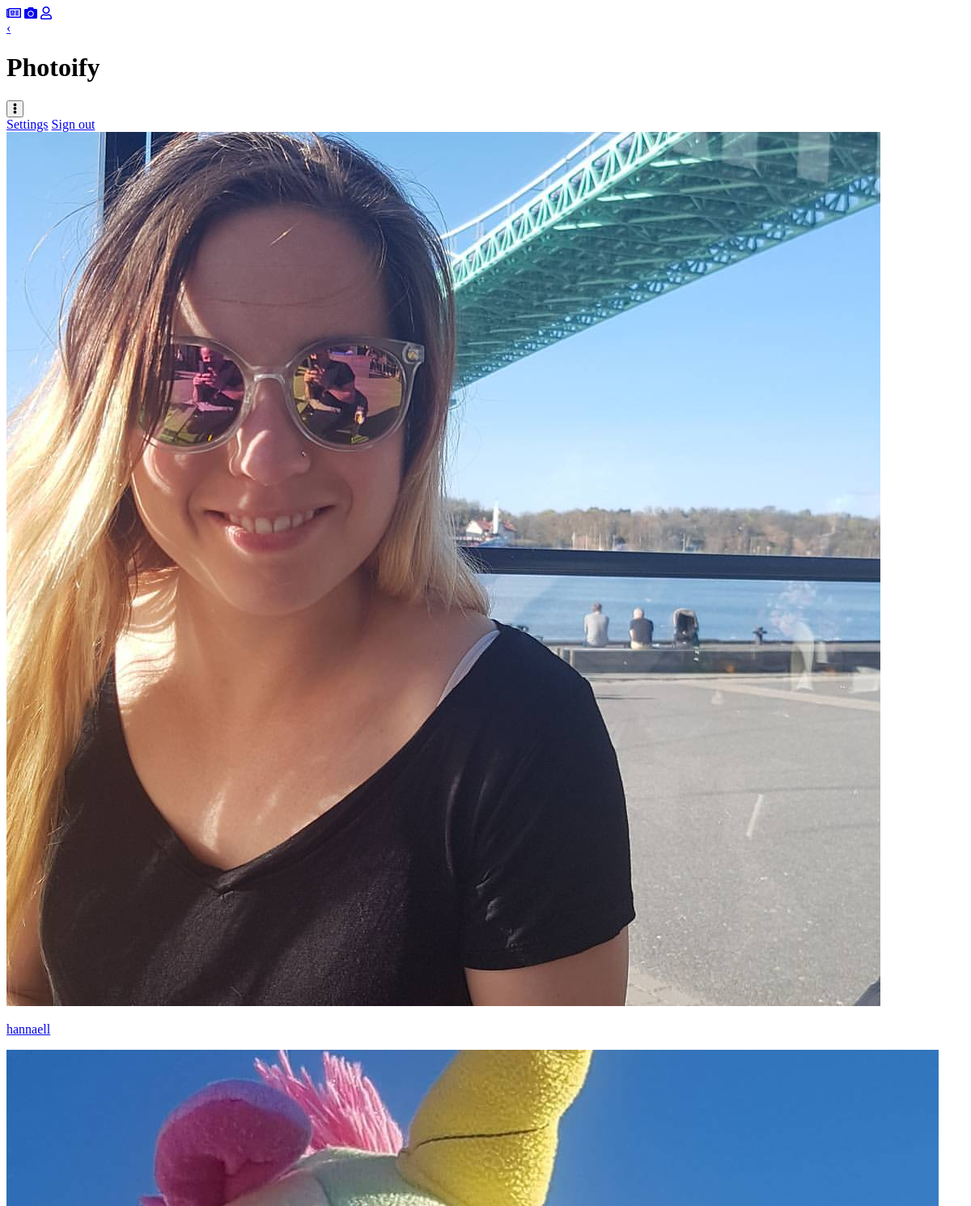
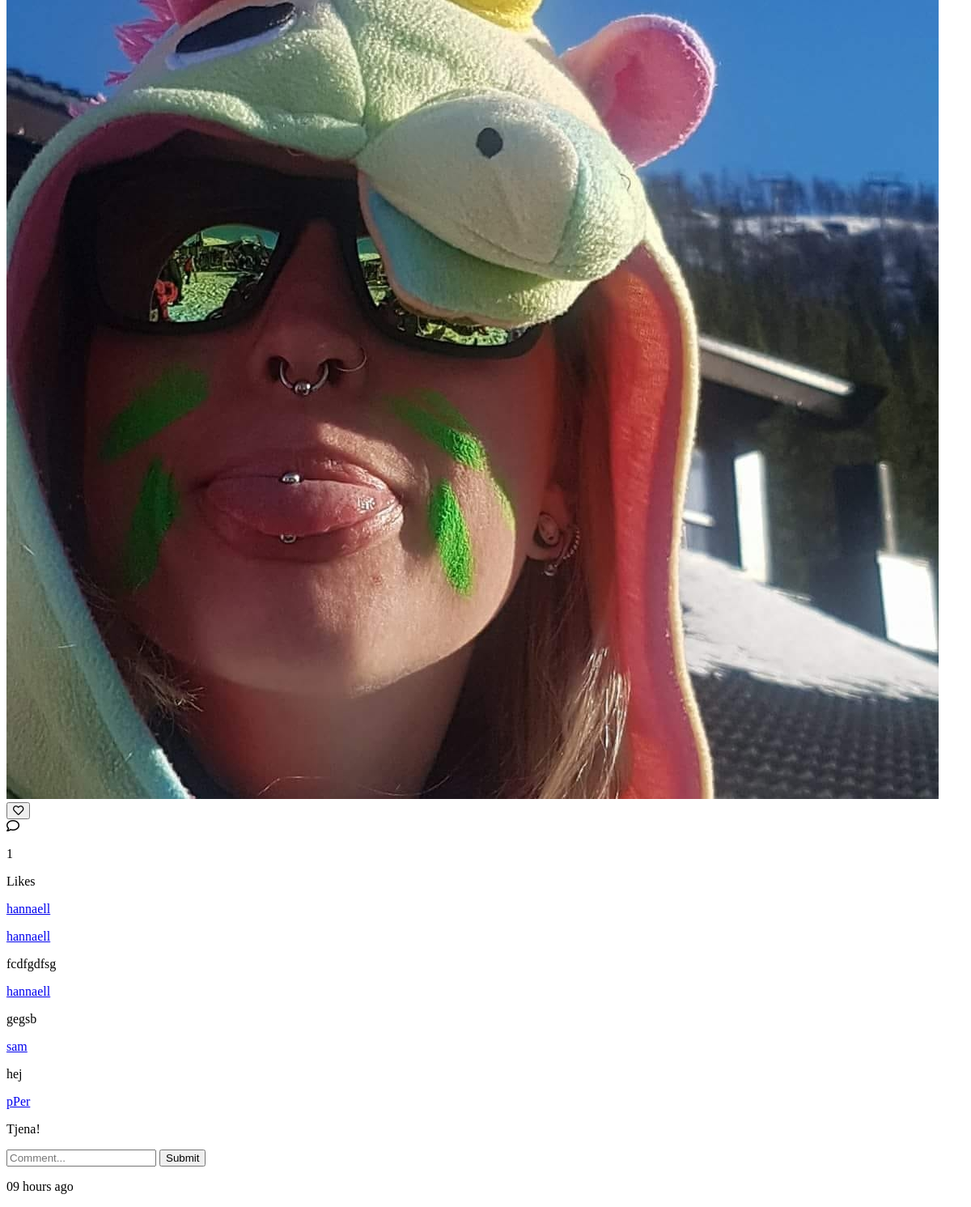
The app's page /comments.php?post_id=10 (signed in) with its own data (2 pictures, top to bottom).
### tables this page shows
CREATE TABLE "posts" (
	`id`	INTEGER NOT NULL PRIMARY KEY AUTOINCREMENT UNIQUE,
	`user_id`	INTEGER NOT NULL,
	`content`	BLOB NOT NULL,
	`description`	TEXT NOT NULL,
	`created_at`	TEXT NOT NULL,
	`updated_at`	TEXT
);

CREATE TABLE "users" (
	`id`	INTEGER NOT NULL PRIMARY KEY AUTOINCREMENT UNIQUE,
	`first_name`	TEXT NOT NULL,
	`last_name`	TEXT NOT NULL,
	`email`	TEXT NOT NULL,
	`password`	TEXT NOT NULL,
	`created_at`	TEXT NOT NULL,
	`updated_at`	TEXT,
	`username`	TEXT NOT NULL,
	`profile_picture`	BLOB,
	`biography`	TEXT
);

CREATE TABLE `comments` (
	`id`	INTEGER NOT NULL PRIMARY KEY AUTOINCREMENT UNIQUE,
	`post_id`	INTEGER,
	`user_id`	INTEGER,
	`content`	TEXT,
	`created_at`	TEXT
);

### app/functions.php (called while the page is built, shortened)
<?php
function countLikes(int $postId, object $pdo): array {
    $statement = $pdo->prepare(
        'SELECT COUNT(*) as likes FROM likes WHERE post_id = :post_id'
    );
    $statement->bindParam(':post_id', $postId, PDO::PARAM_INT);
    $statement->execute();
    return $statement->fetchAll(PDO::FETCH_ASSOC);
}
function getTime(int $time): string{
  if ($time < (60*60))
  {
    return date('i', $time)." minutes ago";
  }
  elseif ($time > 60*60 && $time < 60*60*24)
  {
    return date('H', $time)." hours ago";
  }
  elseif ($time > 60*60*24 && $time < 60*60*24*7)
  {
    return date('d', $time)." days ago";
  }
  else
  {
    return date('d', $time)." days ago";
  }
}

### comments.php (the view, shortened to what this page needs)
<?php
require __DIR__.'/views/header.php';
?>
<?php if (isset($_SESSION['logedin'])): ?>
    <?php
    $id = (int)$_SESSION['logedin']['id'];
    $postId = filter_var($_GET['post_id'], FILTER_SANITIZE_STRING);;
    $statement = $pdo->prepare(
        'SELECT p.id as post_id, p.content, p.description, p.created_at, p.updated_at,
        u.username, u.id as user_id, u.profile_picture
        FROM posts p INNER JOIN users u WHERE u.id = p.user_id AND p.id = :post_id'
    );
    $statement->bindParam(':post_id', $postId, PDO::PARAM_INT);
    $statement->execute();
    $user = $statement->fetch(PDO::FETCH_ASSOC);
    $statement = $pdo->prepare(
        'SELECT content, description, created_at, updated_at, user_id
        FROM posts WHERE id = :id'
    );
    $statement->bindParam(':id', $postId, PDO::PARAM_STR);
    $statement->execute();
    $postImg = $statement->fetch(PDO::FETCH_ASSOC);
    $statement = $pdo->prepare(
        'SELECT c.id as comment_id, c.content, c.created_at, u.username, u.profile_picture, u.id as user_id
        FROM comments c INNER JOIN users u WHERE u.id = c.user_id AND c.post_id = :post_id'
    );
    $statement->bindParam(':post_id', $postId, PDO::PARAM_INT);
    $statement->execute();
    $comments = $statement->fetchAll(PDO::FETCH_ASSOC);
    $statement = $pdo->prepare(
        'SELECT * FROM likes WHERE user_id = :user_id AND post_id = :post_id;'
    );
    $statement->bindParam(':user_id', $id, PDO::PARAM_INT);
    $statement->bindParam(':post_id', $postId, PDO::PARAM_INT);
    $statement->execute();
    $liked = $statement->fetch(PDO::FETCH_ASSOC);
    $countLikes = countLikes($postId, $pdo);
    $ago = getTime(time()-strtotime($user['created_at']));
    ?>
    <div class="post" data-id="<?php echo $postId; ?>">
        <div class="postComments">
            <div class="card">
                <div class="account">
                    <img class="profilePictureFeed" src="/app/images/<?php echo $user['profile_picture']; ?>" alt="Profile Picture">
                    <a class="" href="/profileuser.php?user_id=<?= $posts['user_id']?>">
                    <p class="userFeed"><?php echo $user['username']; ?></p></a>
                </div>
                <div class="uploadedPicture">
                    <img class="photoFeed" src="/app/images/<?php echo $postImg['content']; ?>" alt="Image">
                </div>
                <div class="container">
                    <div class="likeButton">
                        <form method="post" class="likeFormFeed" >
                            <button class="hart" type="submit">
                                <?php if($liked): ?>
                                    <span class="redHart">
                                        <i class="fas fa-heart" aria-hidden="true"></i>
                                    </span>
                                <?php else: ?>
                                    <span class="hartIconFeed">
                                        <i class="far fa-heart" aria-hidden="true"></i>
                                    </span>
                                <?php endif; ?>
                            </button>
                        </form>
                        <div class="">
                            <span class="commentIcon">
                                <i class="far fa-comment"></i>
                            </span>
                        </div>
                    </div>
                    <div class="likesComments">
                        <?php foreach ($countLikes as $countLike): ?>
                            <p class="likeCounterFeed"><?php echo $countLike['likes']; ?></p>
                            <p class="likesFeed">Likes</p>
                        <?php endforeach; ?>
                    </div>
                    <div class="description">
                        <a class="" href="/profileuser.php?user_id=<?= $user['user_id']?>">
                        <p class="userFeed"><?php echo $user['username']; ?></p></a>
                    </div>
                    <div class="commenstDiv">
                        <?php foreach ($comments as $comment): ?>
                            <div class="comments">
                                <a class="" href="/profileuser.php?user_id=<?= $comment['user_id']?>">
                                <p class="commentUserFeed"><?php echo $comment['username']; ?></p></a>
                                <p class="commentFeed"><?php echo $comment['content']; ?></p>
                            </div>
                        <?php endforeach; ?>
                    </div>
                        <form class="addComment" action="/comments.php?post_id=<?php echo $postId?>" method="post">
                            <div class="formComment">
                                <input class="inputComments" type="text" name="comment" placeholder="Comment..." required>
                                <button class="buttonComment" type="submit">Submit</button>
                            </div>
                        </form>
                    <div class="uploadedTime">
                        <p class="uploadedFeed"><?php echo $ago; ?></p>
                    </div>
                 </div>
            </div>
        </div>
    </div>
    <?php else: redirect('/login.php'); ?>
<?php endif; ?>
<?php require __DIR__.'/views/footer.php'; ?>

### views/header.php (shortened to what this page needs)
<!DOCTYPE html>
<html lang="en">
<head>
    <link rel="stylesheet" href="https://use.fontawesome.com/releases/v5.6.3/css/all.css">
    <link rel="stylesheet" href="/assets/stylesheet/style.css">
    <link rel="stylesheet" href="/assets/stylesheet/banner.css">
    <link rel="stylesheet" href="/assets/stylesheet/navbar.css">
    <link rel="stylesheet" href="/assets/stylesheet/feed.css">
    <link rel="stylesheet" href="/assets/stylesheet/editposts.css">
    <link rel="stylesheet" href="/assets/stylesheet/register.css">
    <link rel="stylesheet" href="/assets/stylesheet/login.css">
    <link rel="stylesheet" href="/assets/stylesheet/uploadphoto.css">
    <link rel="stylesheet" href="/assets/stylesheet/comments.css">
    <link rel="stylesheet" href="/assets/stylesheet/profile.css">
    <link rel="stylesheet" href="/assets/stylesheet/settings.css">
</head>
<body>
    <?php
    if (isset($_SESSION['logedin'])) {
        require __DIR__.'/navbar.php';
        require __DIR__.'/banner.php';
    }
    else {
        require __DIR__.'/banner.php';
    }
    ?>

### views/navbar.php (shortened to what this page needs)
<div class="navbar">
    <span class="navbarIcon">
        <a class="" href="/feed.php"><i class="far fa-newspaper"></i></a>
    </span>
    <span class="navbarIcon">
        <a class="" href="/posts.php"><i class="fas fa-camera"></i></a>
    </span>
    <span class="navbarIcon">
        <a class="" href="/profilehome.php?user_id=<?= $_SESSION['logedin']['id']?>"><i class="far fa-user"></i></a>
    </span>
</div>

### views/banner.php (shortened to what this page needs)
<div class="banner">
    <?php if (isset($_SESSION['logedin'])): ?>
        <div class="previous">
            <a href="/feed.php">&#8249;</a>
        </div>
        <h1>Photoify</h1>
        <div class="dropdownBanner">
            <button class="dropButton">
                <span class="settingsBanner">
                    <i class="fas fa-ellipsis-v"></i>
                </span>
            </button>
            <div class="dropdown-content" id="dropdownSettings">
                <a class="" href="/settings.php">Settings</a>
                <a href="/app/users/logout-app.php">Sign out</a>
            </div>
        </div>
        <?php else: ?>
            <h1 class="h1banner">Photoify</h1>
    <?php endif; ?>
</div>
<?php
require __DIR__.'/footer.php';
?>

### views/footer.php (shortened to what this page needs)
</body>
</html>

### records on screen
posts: user.profile_picture (picture), user.username "hannaell", content (picture), created_at "09 hours ago"
comments: user.username "hannaell", content "fcdfgdfsg"
comments: user.username "hannaell", content "gegsb"
comments: user.username "sam", content "hej"
comments: user.username "pPer", content "Tjena!"

### other values on screen
$countLike['likes'] "1"
